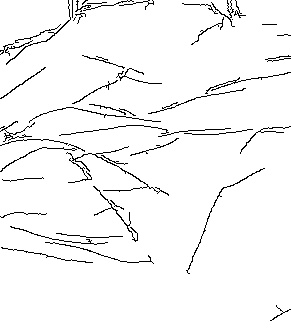
#> input picture pic/palmlines1.jpg, 291 x 333 px
$ python SSIM_sim.py   (older library calls are emulated)
#> lines starting #> are read from the running program, lines starting #| are printed output that depends on the picture; long printed decimals are rounded
# 上一篇文章 https://blog.csdn.net/UssterXingyiLi/article/details/111312661 筛选出了测试流出的图片。
# 接下来对这些流出图片和标注图片进行两两比较相似度，取出最高相似度的图片，有针对性地比较混淆样本(修改NG或者OK)，再训练，提高判定准确率。
# 相似度比较的类和方法借鉴于 https://blog.csdn.net/alicia_n/article/details/107045273 ，scikit-image v0.15.0测试通过，v0.14.1、v0.16.1、v0.18.0均报错

from numpy import average, linalg, dot
from skimage.measure import compare_ssim
from PIL import Image
import cv2
import glob
import os
import pandas as pd

class CompareImage():

    # 通过图片像素点来比较，对使用场景有要求
    def calculate_pixel(self, image):
        image_his = image.histogram()
        sum_pixel = 0
        for i in range(0, len(image_his)):
            sum_pixel += image_his[i]
        return sum_pixel

    def pixel_compare(self, file_image1, file_image2):
        image1 = Image.open(file_image1)
        image2 = Image.open(file_image2)
        img1 = image1.resize((256,256)).convert('L')
        img2 = image2.resize((256,256)).convert('L')
        image1_pixel_sum = self.calculate_pixel(img1)
        image2_pixel_sum = self.calculate_pixel(img2)
        score = 1-(abs(image1_pixel_sum - image2_pixel_sum)/max(image1_pixel_sum, image2_pixel_sum))
        print('像素相似度指数：{}'.format(score))
        return score

    # 通过余弦方法来比较
    # 把图片表示一个向量，通过计算向量之间的余弦值来表征图片的相似度
    def get_thum(self, image, size=(640,480), grayscale=False):
        image = Image.open(image).resize(size, Image.ANTIALIAS)
        if grayscale:
            image = image.convert('L')
        return image

    def vector_compare(self, image1, image2):
        image1 = self.get_thum(image1)
        image2 = self.get_thum(image2)
        images = [image1, image2]
        vectors = []
        norms = []
        for image in images:
            vector = []
            for pixel_tuple in image.getdata():
                vector.append(average(pixel_tuple))
            vectors.append(vector)
            norms.append(linalg.norm(vector, 2))
        a, b = vectors
        a_norm, b_norm = norms
        score = dot(a/a_norm, b/b_norm)
        print('余弦相似度指数：{}'.format(score))

    # 通过结构相似性指数
    # 基于sklearn中的scikit-image中的ssim来计算的一种全参考性的图像质量评价指标
    # 分别从图像的亮度、对比度、结构三个方面度量图像的相似性
    def ssmi_compare(self, path_image1, path_image2):
#> called with path_image1 = 'pic/palmlines1.jpg', path_image2 = 'plam2line/palmlines.jpg'
        imageA = cv2.imread(path_image1)
#> imageA is the input picture: shape (333, 291, 3); min 0, max 255, mean 245.5
        imageB = cv2.imread(path_image2)
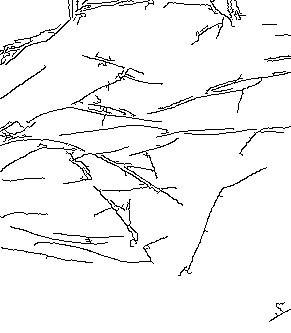
#> input picture plam2line/palmlines.jpg, 291 x 333 px
#> imageB is the input picture: shape (333, 291, 3); min 0, max 255, mean 243.4

        grayA = cv2.cvtColor(imageA, cv2.COLOR_BGR2GRAY)
        grayB = cv2.cvtColor(imageB, cv2.COLOR_BGR2GRAY)

        (score, diff) = compare_ssim(grayA, grayB, full=True)
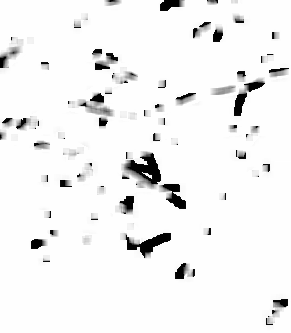
#> diff: shape (333, 291) float64; min -0.000598, max 1, mean 0.952; drawn with min black and max white
#> score = 0.952
        print("结构相似性指数: {}".format(score))
#| 结构相似性指数: 0.9517
        return score

compare_image = CompareImage()

# 两两对比
annos_image_path = glob.glob("/Users/yusi/Desktop/cv_palm/plam2line/palmlines.jpg")
outflow_image_path = glob.glob('/pic/palmlines1.jpg')
score_list = []
annos_images = []
outflow_images = []
similar_images = []
similarity = []
for i in outflow_image_path:
    outflow_image_name = os.path.split(i)[1]
    for j in annos_image_path:
        annos_image_name = os.path.split(j)[1]
        print(outflow_image_name, annos_image_name)
        # compare_image.pixel_compare(i, j)
        # compare_image.vector_compare(i, j)
        score = compare_image.ssmi_compare(i, j)
#> score = 0.952
        annos_images.append(annos_image_name)
        score_list.append(score)
        print('-------------------------------------')
    similar_index = score_list.index(max(score_list))
#> similar_index = 0
    similar_image = annos_images[similar_index]
#> similar_image = 'palmlines.jpg'
    outflow_images.append(outflow_image_name)
    similar_images.append(similar_image)
    similarity.append(max(score_list))
similar_df = pd.DataFrame({'流出图片': outflow_images, '相似图片': similar_images, '相似度': similarity})
#> similar_df = table of 1 rows and 3 columns
similar_df.to_csv('similar_image.csv')
